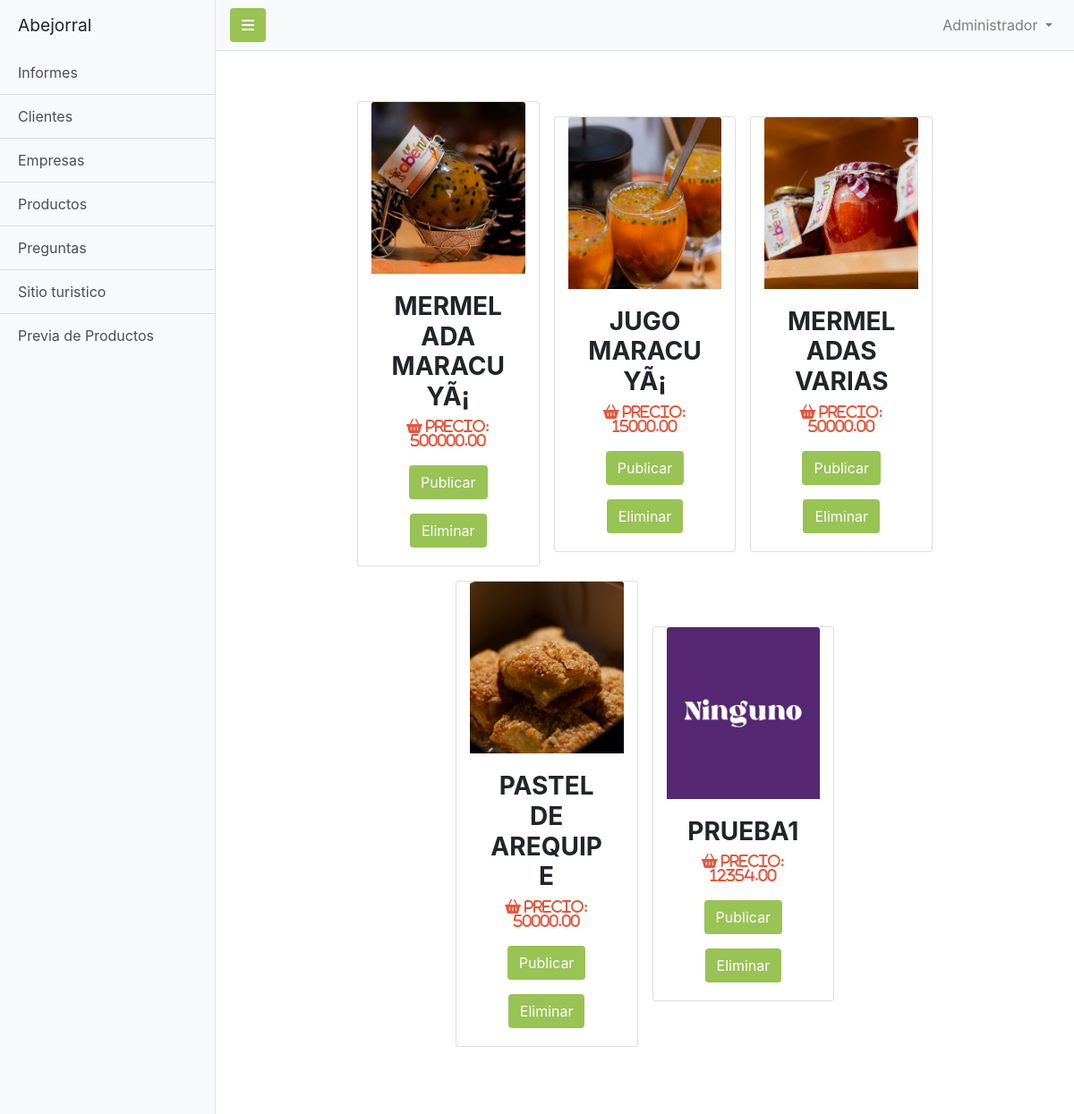
Screenshot of /admin/previa_productos.php (signed in) with the database file from the repository.
### tables this page shows
CREATE TABLE `tblproducto` (
  `Cod_Producto` int(4) NOT NULL,
  `Nom_Producto` varchar(50) DEFAULT NULL,
  `Peso_Producto` varchar(20) DEFAULT NULL,
  `Cantidad` int(11) DEFAULT NULL,
  `Valor` double(8,2) DEFAULT NULL,
  `cafe` tinyint(1) NOT NULL,
  `img1` varchar(300) NOT NULL,
  `img2` varchar(300) NOT NULL,
  `img3` varchar(300) NOT NULL,
  `Cod_Empresa` int(11) DEFAULT NULL,
  `estado` tinyint(1) NOT NULL,
  `descripcion` varchar(250) NOT NULL
);

### conexion/conexion.php (called while the page is built, shortened)
<?php
$urlimagen="http://localhost/abejorral-turista/images/";
?>

### admin/previa_productos.php (the view, shortened to what this page needs)
<?php
include '../conexion/conexion.php';
?>
<!DOCTYPE html>
<html lang="en">
    <head>
        <link rel="stylesheet" href="https://cdn.jsdelivr.net/npm/bootstrap@4.5.3/dist/css/bootstrap.min.css">
        <link href="simple-sidebar.css" rel="stylesheet">
        <link href="../css/style.css" rel="stylesheet">
    </head>
    <body>
        <div class="d-flex" id="wrapper">
            <div class="bg-light border-right" id="sidebar-wrapper">
                <div class="sidebar-heading">Abejorral
                </div>
                <div class="list-group list-group-flush">
                    <a href="Informes.php" class="list-group-item list-group-item-action bg-light">Informes</a>
                    <a href="clientes.php" class="list-group-item list-group-item-action bg-light">Clientes</a>
                    <a href="empresas.php" class="list-group-item list-group-item-action bg-light">Empresas</a>
                    <a href="productos.php" class="list-group-item list-group-item-action bg-light">Productos</a>
                    <a href="preguntas.php" class="list-group-item list-group-item-action bg-light">Preguntas</a>
                    <a href="sitio.php" class="list-group-item list-group-item-action bg-light">Sitio turistico</a>
                    <a href="previa_productos.php" class="list-group-item list-group-item-action bg-light">Previa de Productos</a>
                </div>
            </div>
            <div id="page-content-wrapper">
                <nav class="navbar navbar-expand-lg navbar-light bg-light border-bottom">
                <button class="btn btn-admin toggled" id="menu-toggle"><i class="fas fa-bars"></i></button>
                    <div class="collapse navbar-collapse" id="navbarSupportedContent">
                        <ul class="navbar-nav ml-auto mt-2 mt-lg-0">
                            <li class="nav-item dropdown">
                                <a
                                    class="nav-link dropdown-toggle"
                                    href="#"
                                    id="navbarDropdown"
                                    role="button"
                                    data-toggle="dropdown"
                                    aria-haspopup="true"
                                    aria-expanded="false">
                                    Administrador
                                </a>
                            </li>
                        </ul>
                    </div>
                </nav>
                <div class="producto">
                    <div class="row contenedor d-md-flex m-4 cards-info">
                        <?php
                            $sel=$conn->query("SELECT * FROM tblproducto WHERE estado=0");
                            while($fila=$sel->fetch_assoc()){
                        ?>
                                <div class="card m-2 col-12 col-md-3">
                                    <img src="<?php echo $urlimagen.$fila['img1']; ?>" class="card-img-top" alt="...">
                                    <div class="card-body">
                                        <div class="text-center">
                                            <h3 style="text-transform:uppercase;"><?php echo $fila['Nom_Producto'] ?></h3>
                                            <i class="fas fa-shopping-basket"> Precio: <?php echo $fila['Valor'] ?> </i>
                                        </div>
                                        <div class="text-center">
                                            <button type="button" class="btn btn-admin mt-3" href="#" onclick="preguntar(<?php echo $fila['Cod_Producto']?>)">Publicar</button>
                                            <button type="button" class="btn btn-admin mt-3" href="#" onclick="preguntar1(<?php echo $fila['Cod_Producto']?>)">Eliminar</button>
                                        </div>
                                    </div>
                                </div>
                        <?php
                            }
                        ?>
                    </div>
                </div>
            </div>
        </div>
    </body>
</html>

### admin/simple-sidebar.css (style rules this page uses)
#wrapper { overflow-x: hidden; }
#sidebar-wrapper { min-height: 100vh; margin-left: -15rem; -webkit-transition: margin .25s ease-out; -moz-transition: margin .25s ease-out; -o-transition: margin .25s ease-out; transition: margin .25s ease-out; }
#sidebar-wrapper .sidebar-heading { padding: 0.875rem 1.25rem; font-size: 1.2rem; }
#sidebar-wrapper .list-group { width: 15rem; }
#page-content-wrapper { min-width: 100vw; }
@media (min-width: 768px) { #sidebar-wrapper { margin-left: 0; } }
@media (min-width: 768px) { #page-content-wrapper { min-width: 0; width: 100%; } }

### css/style.css (style rules this page uses)
* { max-width: 100%; margin: 0; }
html { font-family: 'Ubuntu', sans-serif; }
body { font-size: 1rem; }
h1, h2, h3 { font-weight: 700; }
.contenedor { margin: 0; padding: 0; justify-content: center; align-items: center; }
.btn-admin { background-color: #99C355; color: #fff; }
.producto { border-radius: 2px; margin: 3rem; background-color: #FFFFFF; padding-bottom: 1rem; }
.card-img-top { height: 12rem !important; }
.card img { background-position: center; background-repeat: no-repeat; background-size: cover; }
.card-body i { color: #e4573e; }

### rows the page displays
tblproducto: img1 (picture), Nom_Producto "MERMELADA MARACUYÃ¡", Valor "500000.00"
tblproducto: img1 (picture), Nom_Producto "JUGO MARACUYÃ¡", Valor "15000.00"
tblproducto: img1 (picture), Nom_Producto "MERMELADAS VARIAS", Valor "50000.00"
tblproducto: img1 (picture), Nom_Producto "PASTEL DE AREQUIPE", Valor "50000.00"
tblproducto: img1 (picture), Nom_Producto "PRUEBA1", Valor "12354.00"
